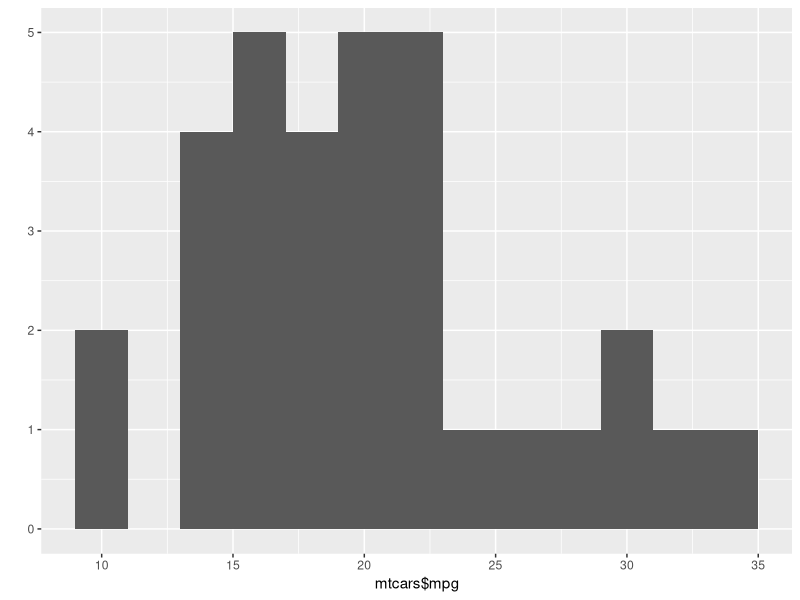
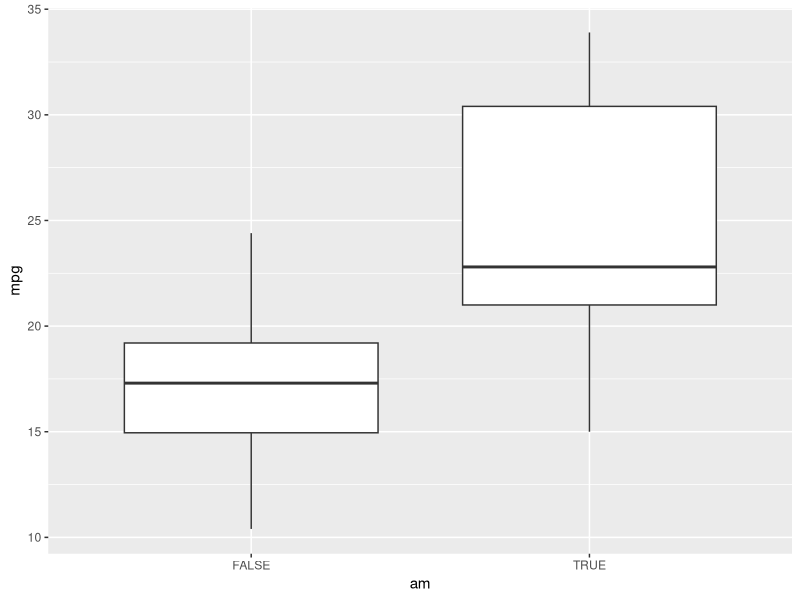
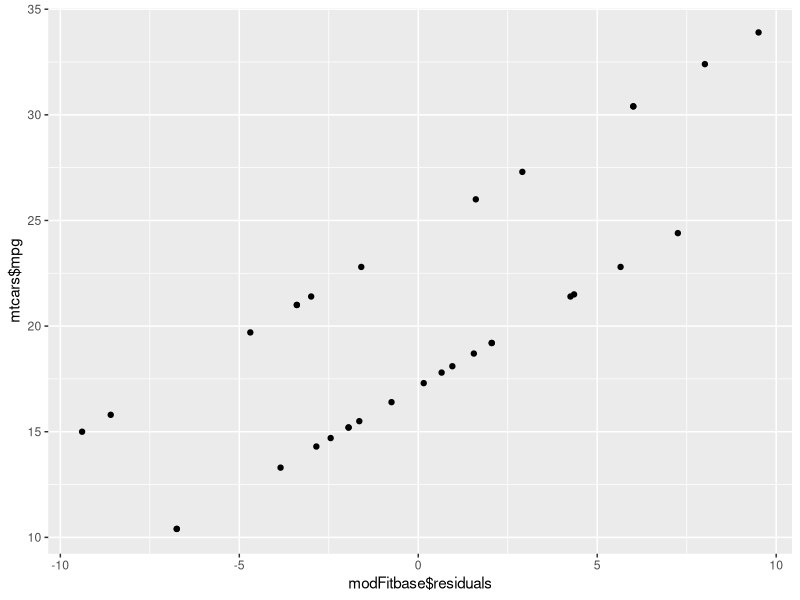
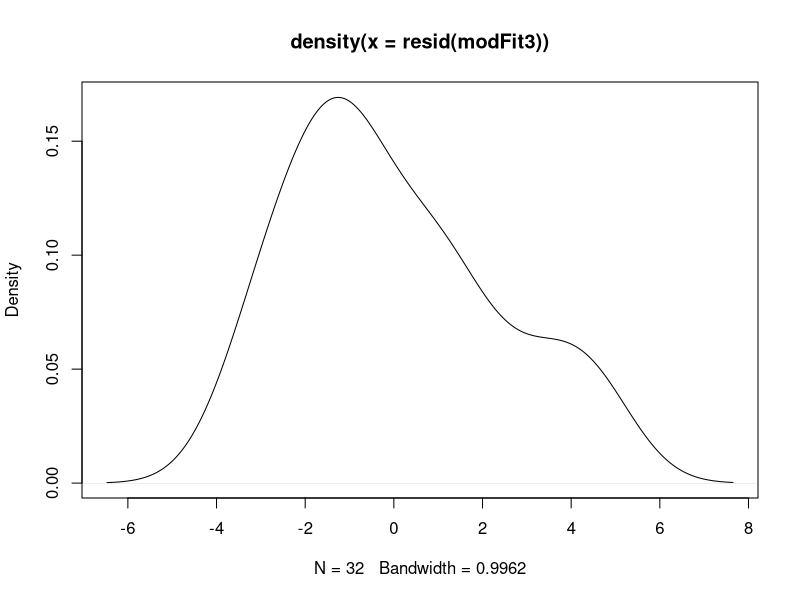
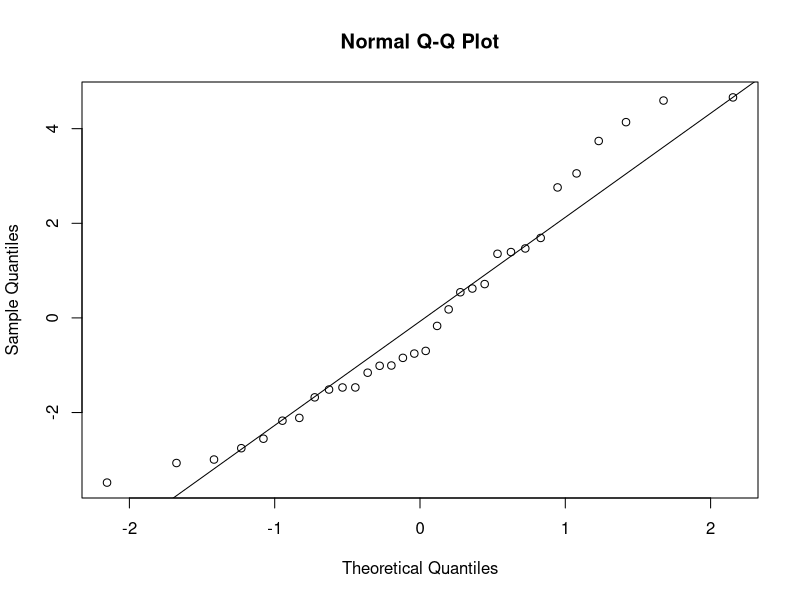

The R script that drew these images, in order:
## ---- chunk 1
library(ggplot2)
## ---- chunk 2
data(mtcars)
attach(mtcars)
## ---- chunk 3
mtcars$am  <- as.logical(mtcars$am)

## ---- chunk 4
summary(mtcars$am)

## ---- chunk 5
summary(mtcars$mpg)
qplot(mtcars$mpg,binwidth=2)
## ---- chunk 6
p  <- ggplot(mtcars, aes(am, mpg))
p + geom_boxplot()
## ---- chunk 7
modFitbase  <- lm(mpg ~ am, data = mtcars)
summary(modFitbase)
## ---- chunk 8
qplot(modFitbase$residuals, mtcars$mpg)
## ---- chunk 9
cor(modFitbase$residuals, mtcars$mpg)
## ---- chunk 10
modFitall  <- lm(mpg ~ ., data= mtcars)
summary(modFitall)
## ---- chunk 11
modFit3  <- lm(mpg ~ wt+qsec+am-1, mtcars)
summary(modFit3)
## ---- chunk 12
plot(density(resid(modFit3 ))) #A density plot
qqnorm(resid(modFit3 )) # A quantile normal plot - good for checking normality
qqline(resid(modFit3 ))
